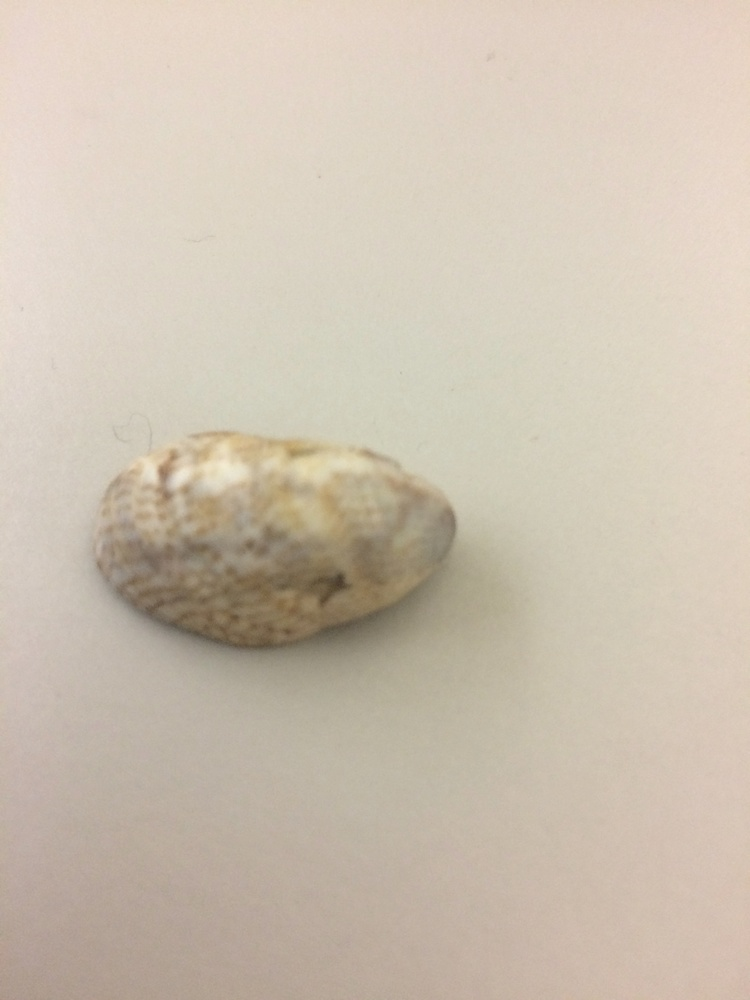
%> input picture YALE_3D_Design_and_Fab/HW 3 - Ezra/shell/IMG_2223.jpg, 750 x 1000 px, shrunk from 2448 x 3264 before the run
$ octave --eval "result = findFeatures(rgb2gray(imread('../../YALE_3D_Design_and_Fab/HW 3 - Ezra/shell/IMG_2223.jpg')));"   (GNU Octave 9; MATLAB toolbox functions it lacks are replaced by stand-ins)
%> lines starting %> are read from the running program, lines starting %| are printed output that depends on the picture
function features = findFeatures(im)

% Make Gaussian pyramid
g1 = gaussianPyramid(im);
%> the loop in gaussianPyramid, `for i = 2:numel(G)` made 10 passes
%> after the loop in gaussianPyramid, `for i = 2:numel(G)`: G = 11 items
%> g1 = 11 items
corners = cell(numel(g1),1);
%> corners = {[], [], [], [], [], [], [], [], [], [], []}
for i = 1:numel(g1)
    % (Harris) corner detection
    corners{i} = harrisCornerDetector(g1{i});
end
%> this loop made 11 passes
%> (dx in harrisCornerDetector, dy in harrisCornerDetector) on pass 9: ([-215 5 215; -209 5 209; -180 4 180; -171 -6 171], [-215 -209 -210; 22 35 21; 36 38 25; 196 180 192])
%> (dx in harrisCornerDetector, dy in harrisCornerDetector, yy in harrisCornerDetector, xy in harrisCornerDetector, trace in harrisCornerDetector, determinant in harrisCornerDetector, corners in harrisCornerDetector) on pass 10: ([-211 214; -193 194], [-194 -193; 214 211], [165202 165202; 165202 165202], [-736 -736; -736 -736], [330404 330404; 330404 330404], [27292242500 27292242500; 27292242500 27292242500], [2.73e+10 2.73e+10; 2.73e+10 2.73e+10])
%> pass 1, in harrisCornerDetector, `dx = conv2(im,[-1,0,1], 'same');`:
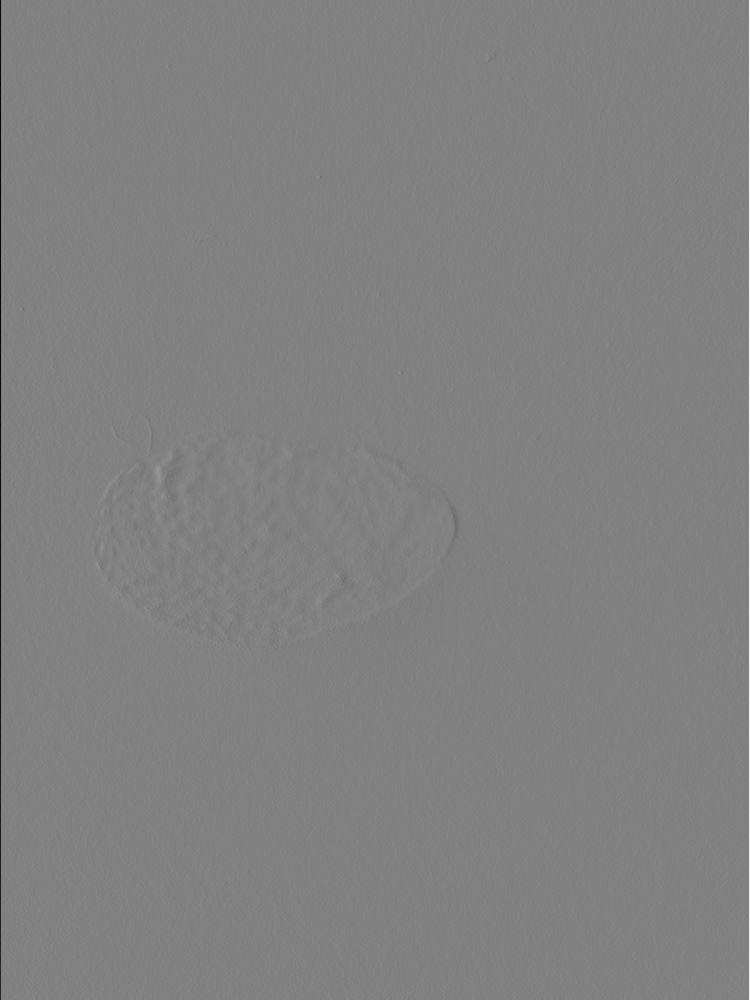
%> dx: size 1000x750 double; min -227, max 222, mean 0; drawn with min black and max white
%> pass 1, in harrisCornerDetector, `xx = conv2(dx.*dx, windowingKernel,'same');`:
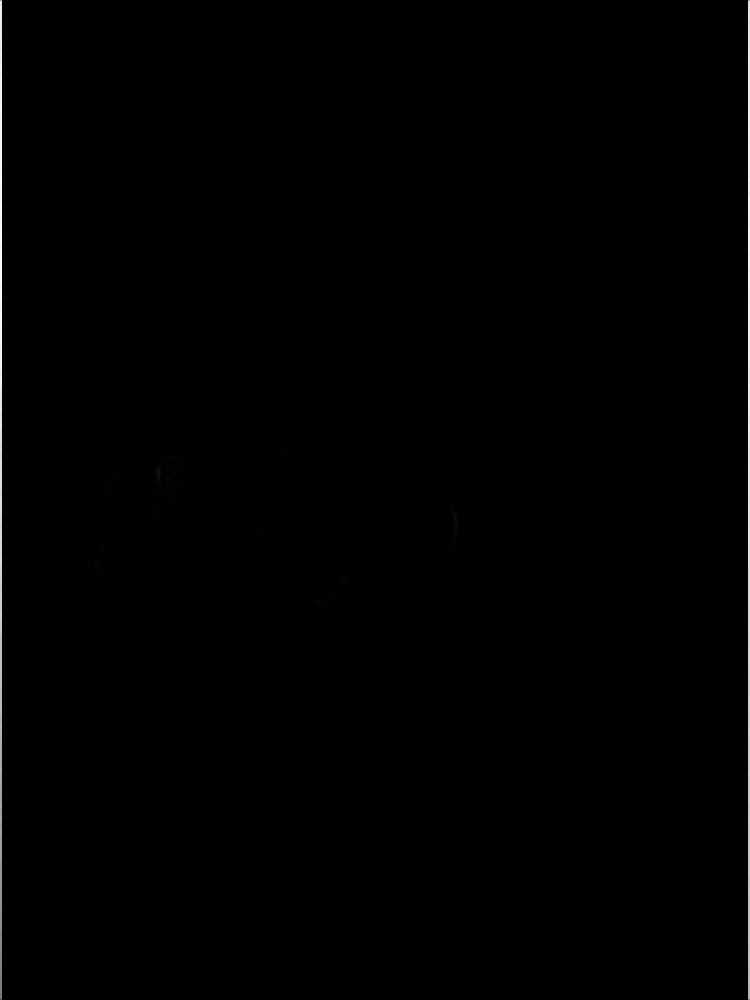
%> xx: size 1000x750 double; min 0, max 151963, mean 724.2; drawn with min black and max white
%> after the loop, corners = 11 items

% I probably shouldn't do this yet...
cornerMap = collapseLaplacianPyramid(corners);

% It looks really pretty at this point, so I print it out...
imagesc(cornerMap);

% Eliminate close weak corners
% I'm not following the methods described in the paper, but I'm still doing
% some kind of non-maximal suppression.
% http://inst.eecs.berkeley.edu/~cs194-26/fa17/Papers/MOPS.pdf
mask = fspecial('Gaussian', 10, 1)-fspecial('Gaussian', 10, 2);
cornerMap = conv2(cornerMap, mask);

% imagesc(cornerMap);

features = cornerMap;
end

function [im1_pts, im2_pts] = findCorrespondences(im1, im2)
% This function is incomplete!


% Make Gaussian pyramid
% (Harris) corner detection
% Eliminate close weak corners
% get SIFT features
f1 = findFeatures(double(sum(im1(:,:,1:3), 3)));
f2 = findFeatures(double(sum(im2(:,:,1:3), 3)));

% Feature matching using RANSAC & geometric constraints
% - Fast Approximate Nearest Neighbours using Wavelet Indexing

% <code goes here!>

end


function G = gaussianPyramid(im)
G = cell(ceil(log2(size(im,1)))+1,1);
G{1} = im;
for i = 2:numel(G)
G{i} = impyramid(G{i-1}, 'reduce');
end
end

function L = laplacianPyramid(im)
% https://www.mathworks.com/matlabcentral/fileexchange/30790-image-pyramid-gaussian-and-laplacian-
% Was incredibly helpful
% I also read a few other resources, including
% https://en.wikipedia.org/wiki/Pyramid_(image_processing)#Laplacian_pyramid
% and http://graphics.cs.cmu.edu/courses/15-463/2005_fall/www/Lectures/Pyramids.pdf
G = gaussianPyramid(im);
L = cell(numel(G),1);
L{end} = G{end};
for i = 1:numel(L)-1
    % I use imresize because impyramid's expand function is inconveniently implemented :-(
    s = size(G{end-i});
    L{end-i} = G{end-i}-imresize(G{end-i+1}, s(1:2));
end
end

function img = collapseLaplacianPyramid(L)
img = zeros(size(L{1}));
%> img: size 1000x750 double; every value is 0
for i=1:numel(L)
   img = img + imresize(L{i},[size(img,1),size(img,2)]);
end
%> this loop made 11 passes
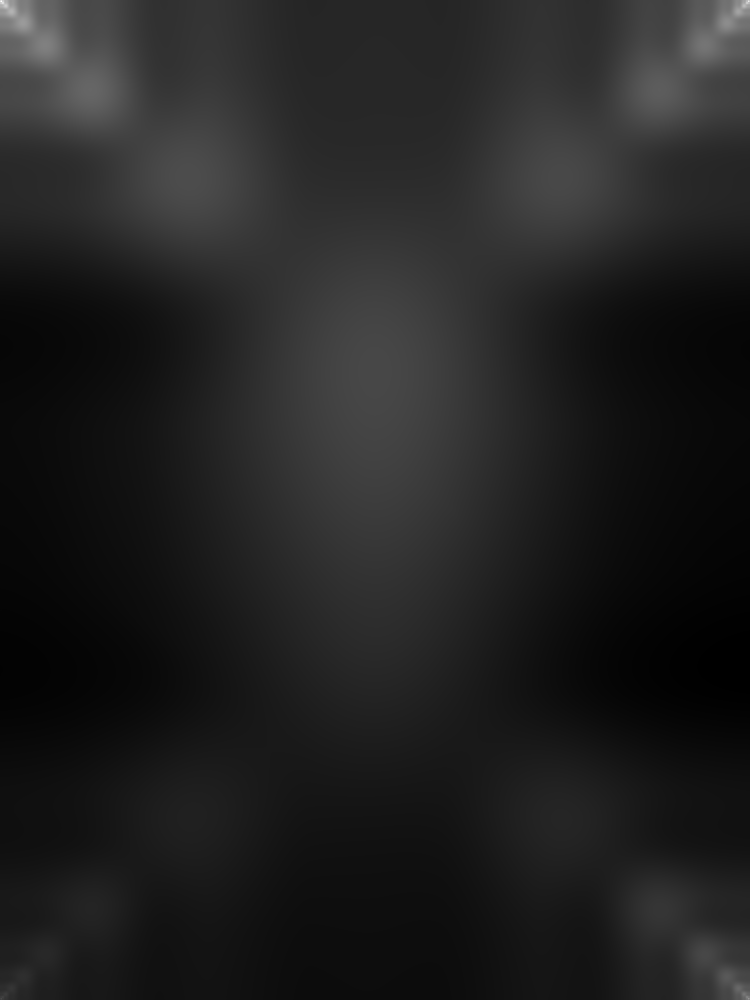
%> img: size 1000x750 double; min 3.4e+10, max 131933598720, mean 4.7e+10; drawn with min black and max white
end


function corners = harrisCornerDetector(im)
% There is a harris corner detection function in the CV toolkit in matlab,
% but I'm implementing my own simple version.
dx = conv2(im,[-1,0,1], 'same');
dy = conv2(im,[-1,0,1].', 'same');

windowingKernel = ones(3);
xx = conv2(dx.*dx, windowingKernel,'same');
yy = conv2(dy.*dy, windowingKernel,'same');
xy = conv2(dx.*dy, windowingKernel,'same');

k = 0.04; % Empirically determined
trace = xx + yy;
determinant = xx.*yy + xy.*xy;
detected = determinant - (k*trace);
corners = detected;
end
%> in findFeatures, `cornerMap = conv2(cornerMap, mask);`:
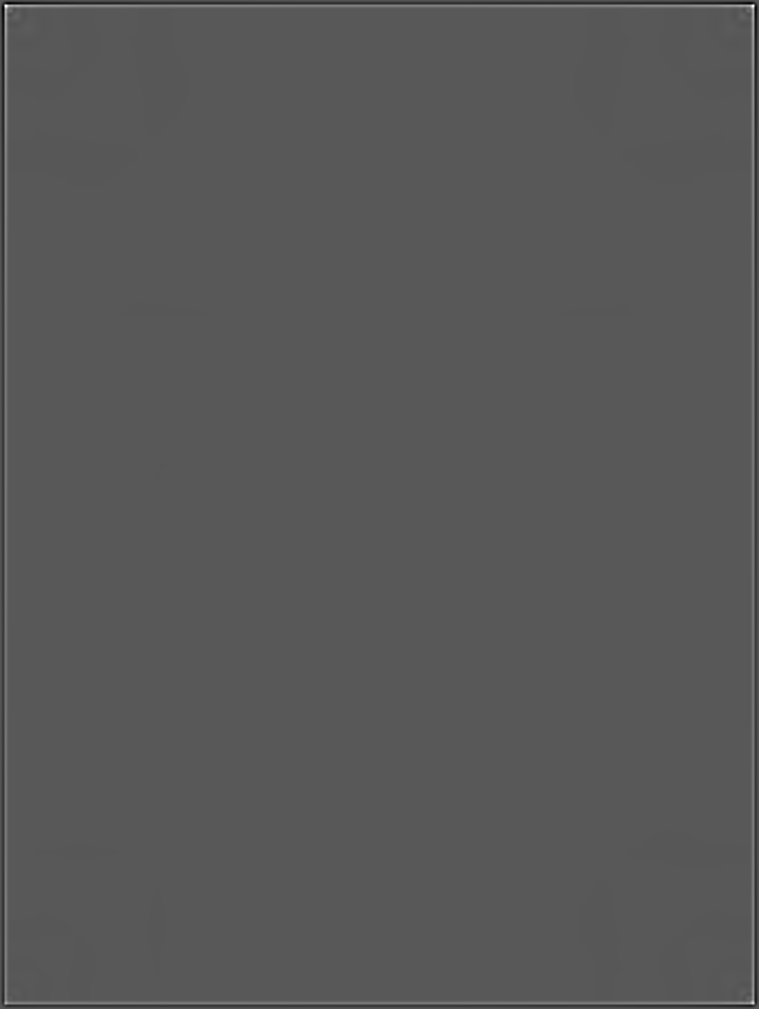
%> cornerMap: size 1009x759 double; min -1.69e+10, max 3.21e+10, mean 0; drawn with min black and max white
%> `result = findFeatures(rgb2gray(imread('../../YALE_3D_Design_and_Fab/HW..`:
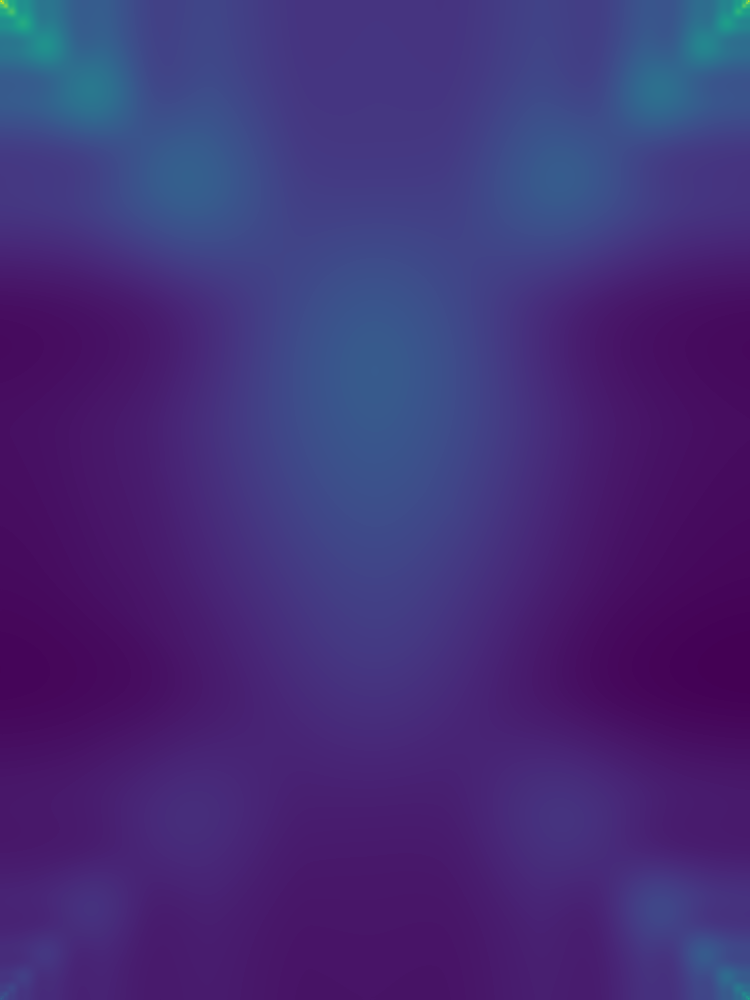
%> displayed picture: size 1000x750x3, on the screen's scale of 0 to 255; mean R, G, B 67.9, 45.5, 119.7

$ run again, on YALE_3D_Design_and_Fab/HW 3 - Ezra/shell/IMG_2278.JPG
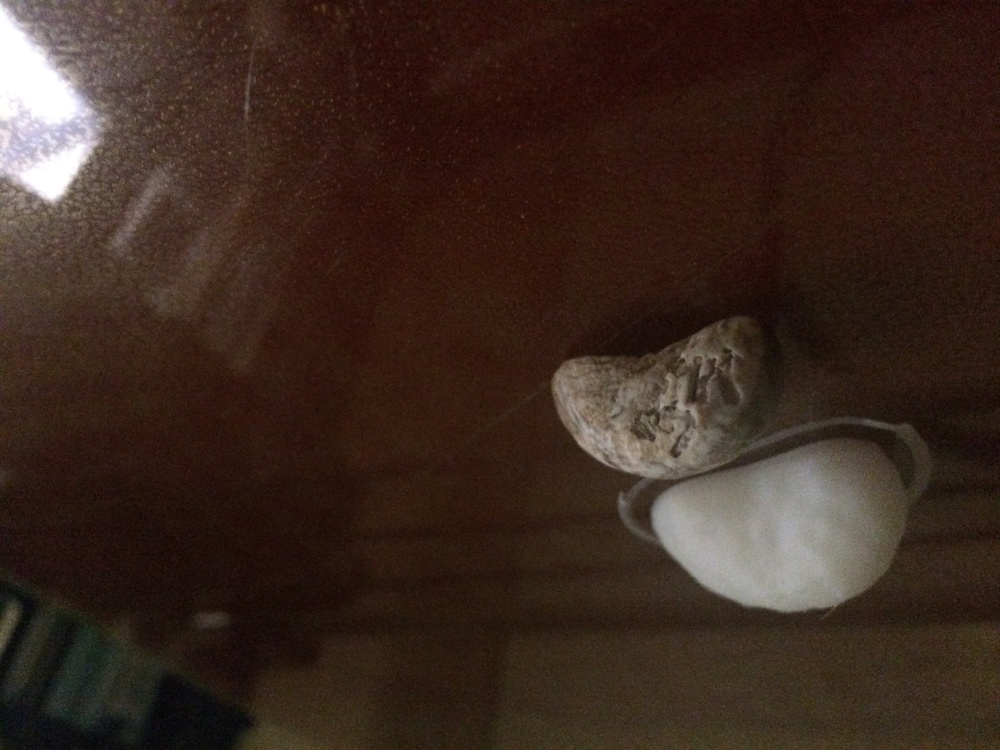
%> input picture YALE_3D_Design_and_Fab/HW 3 - Ezra/shell/IMG_2278.JPG, 1000 x 750 px, shrunk from 3264 x 2448 before the run
%> the loop in gaussianPyramid, `for i = 2:numel(G)` made 10 passes
%> after the loop in gaussianPyramid, `for i = 2:numel(G)`: G = 11 items
%> in findFeatures, `corners = cell(numel(g1),1);`: corners = {[], [], [], [], [], [], [], [], [], [], []}
%> the loop in findFeatures, `for i = 1:numel(g1)` made 11 passes
%> (dx in harrisCornerDetector, dy in harrisCornerDetector) on pass 9: ([-60 114 35 28; -49 56 11 36; -31 -9 -33 45], [-92 -49 -36 -38; 106 29 -17 -39; 92 49 36 38])
%> pass 1, in harrisCornerDetector, `xx = conv2(dx.*dx, windowingKernel,'same');`:
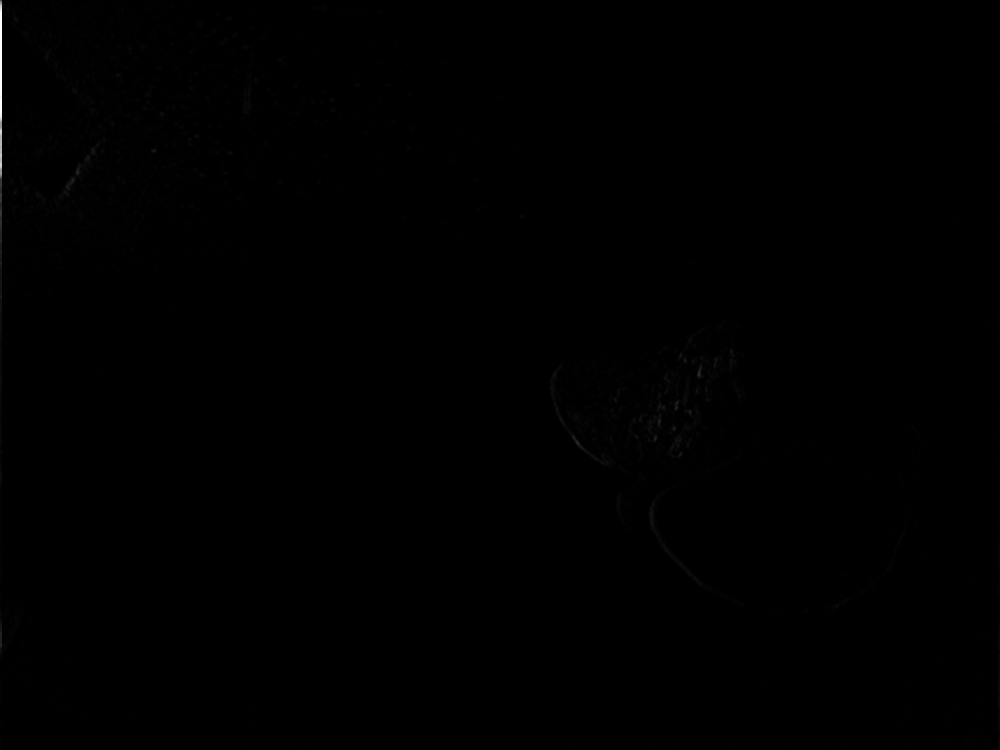
%> xx: size 750x1000 double; min 0, max 195098, mean 458.4; drawn with min black and max white
%> after the loop in findFeatures, `for i = 1:numel(g1)`: corners = 11 items
%> the loop in collapseLaplacianPyramid, `for i=1:numel(L)` made 11 passes
%> `result = findFeatures(rgb2gray(imread('../../YALE_3D_Design_and_Fab/HW..`:
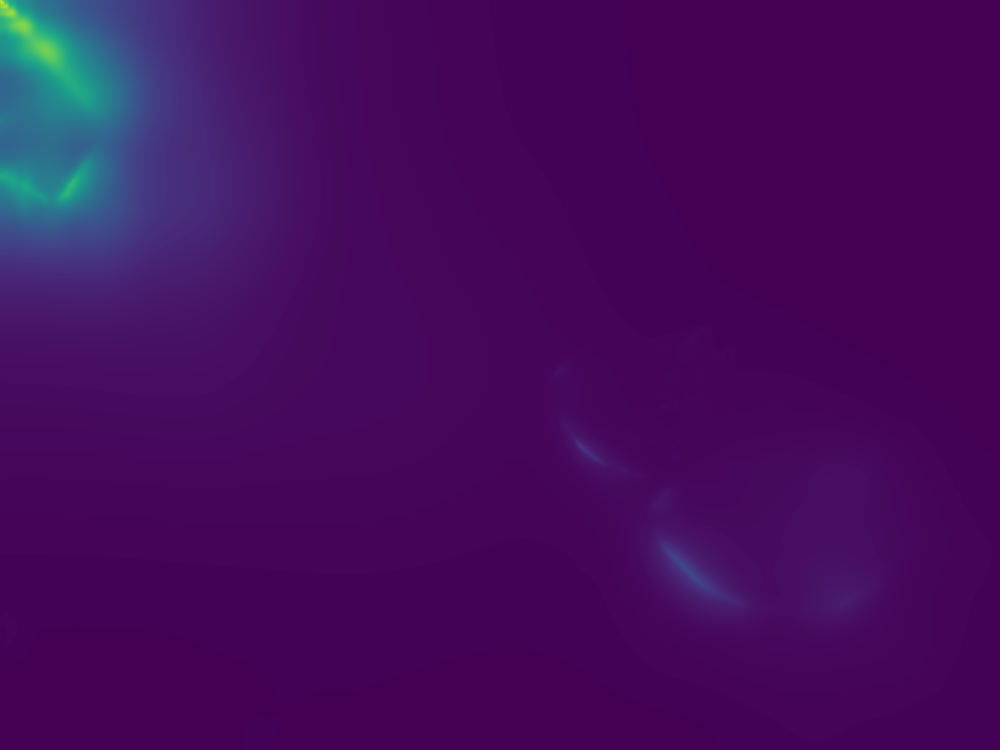
%> displayed picture: size 750x1000x3, on the screen's scale of 0 to 255; mean R, G, B 68.2, 12.1, 92.4
